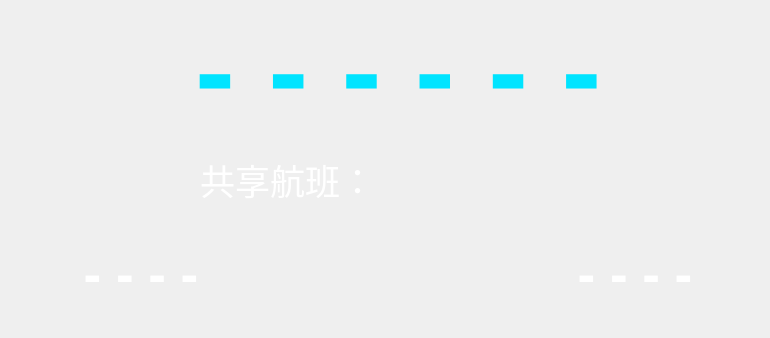
   <widget class="QWidget" name="widget_flight" native="true">
    <property name="geometry">
     <rect>
      <x>15</x>
      <y>15</y>
      <width>770</width>
      <height>338</height>
     </rect>
    </property>
    <property name="font">
     <font>
      <family>Ubuntu</family>
      <pointsize>50</pointsize>
     </font>
    </property>
    <property name="styleSheet">
     <string notr="true">#widget_flight{image: url(:/3实时登机/Images/3实时登机/3.0-3.2/航班号bg.png);}</string>
    </property>
    <widget class="ScrollText_Horizontal" name="label_midPlace">
     <property name="geometry">
      <rect>
       <x>270</x>
       <y>230</y>
       <width>200</width>
       <height>30</height>
      </rect>
     </property>
     <property name="font">
      <font>
       <pointsize>20</pointsize>
       <weight>75</weight>
       <bold>true</bold>
      </font>
     </property>
     <property name="styleSheet">
      <string notr="true">color: rgb(255, 255, 255);</string>
     </property>
     <property name="text">
      <string/>
     </property>
     <property name="textFormat">
      <enum>Qt::AutoText</enum>
     </property>
     <property name="scaledContents">
      <bool>true</bool>
     </property>
     <property name="alignment">
      <set>Qt::AlignCenter</set>
     </property>
    </widget>
    <widget class="QWidget" name="layoutWidget_1">
     <property name="geometry">
      <rect>
       <x>6</x>
       <y>0</y>
       <width>772</width>
       <height>142</height>
      </rect>
     </property>
     <layout class="QHBoxLayout" name="horizontalLayout_11">
      <property name="spacing">
       <number>0</number>
      </property>
      <property name="leftMargin">
       <number>30</number>
      </property>
      <property name="bottomMargin">
       <number>0</number>
      </property>
      <item>
       <widget class="QLabel" name="label_picture_plane">
        <property name="minimumSize">
         <size>
          <width>155</width>
          <height>120</height>
         </size>
        </property>
        <property name="maximumSize">
         <size>
          <width>155</width>
          <height>110</height>
         </size>
        </property>
        <property name="styleSheet">
         <string notr="true">image: url(:/3实时登机/Images/3实时登机/3.0-3.2/矢量剪影飞机.png);</string>
        </property>
        <property name="text">
         <string/>
        </property>
       </widget>
      </item>
      <item>
       <widget class="QLabel" name="label_mainFlightNO_">
        <property name="minimumSize">
         <size>
          <width>580</width>
          <height>140</height>
         </size>
        </property>
        <property name="maximumSize">
         <size>
          <width>580</width>
          <height>140</height>
         </size>
        </property>
        <property name="font">
         <font>
          <pointsize>90</pointsize>
          <weight>75</weight>
          <bold>true</bold>
         </font>
        </property>
        <property name="styleSheet">
         <string notr="true">color: rgb(0, 228, 255);</string>
        </property>
        <property name="text">
         <string>- - - - - -</string>
        </property>
        <property name="alignment">
         <set>Qt::AlignLeading|Qt::AlignLeft|Qt::AlignVCenter</set>
        </property>
       </widget>
      </item>
     </layout>
    </widget>
    <widget class="QWidget" name="layoutWidget_2">
     <property name="geometry">
      <rect>
       <x>10</x>
       <y>240</y>
       <width>751</width>
       <height>71</height>
      </rect>
     </property>
     <layout class="QHBoxLayout" name="horizontalLayout_22">
      <property name="spacing">
       <number>10</number>
      </property>
      <property name="leftMargin">
       <number>20</number>
      </property>
      <item>
       <widget class="ScrollText_Horizontal" name="label_fromPlace">
        <property name="minimumSize">
         <size>
          <width>220</width>
          <height>0</height>
         </size>
        </property>
        <property name="maximumSize">
         <size>
          <width>220</width>
          <height>60</height>
         </size>
        </property>
        <property name="font">
         <font>
          <family>Ubuntu</family>
          <pointsize>40</pointsize>
          <weight>75</weight>
          <bold>true</bold>
         </font>
        </property>
        <property name="styleSheet">
         <string notr="true">color: rgb(255, 255, 255);</string>
        </property>
        <property name="text">
         <string>- - - -</string>
        </property>
        <property name="scaledContents">
         <bool>true</bool>
        </property>
        <property name="alignment">
         <set>Qt::AlignCenter</set>
        </property>
       </widget>
      </item>
      <item>
       <widget class="QLabel" name="label_picture_pointTo">
        <property name="minimumSize">
         <size>
          <width>237</width>
          <height>21</height>
         </size>
        </property>
        <property name="maximumSize">
         <size>
          <width>237</width>
          <height>21</height>
         </size>
        </property>
        <property name="styleSheet">
         <string notr="true">image: url(:/3实时登机/Images/3实时登机/3.0-3.2/形状-2.png);</string>
        </property>
        <property name="text">
         <string/>
        </property>
       </widget>
      </item>
      <item>
       <widget class="ScrollText_Horizontal" name="label_arrivalPlace">
        <property name="minimumSize">
         <size>
          <width>220</width>
          <height>60</height>
         </size>
        </property>
        <property name="maximumSize">
         <size>
          <width>250</width>
          <height>60</height>
         </size>
        </property>
        <property name="font">
         <font>
          <family>Ubuntu</family>
          <pointsize>40</pointsize>
          <weight>75</weight>
          <bold>true</bold>
         </font>
        </property>
        <property name="styleSheet">
         <string notr="true">color: rgb(255, 255, 255);</string>
        </property>
        <property name="text">
         <string>- - - -</string>
        </property>
        <property name="scaledContents">
         <bool>true</bool>
        </property>
        <property name="alignment">
         <set>Qt::AlignCenter</set>
        </property>
       </widget>
      </item>
     </layout>
    </widget>
    <widget class="QWidget" name="layoutWidget_3">
     <property name="geometry">
      <rect>
       <x>200</x>
       <y>150</y>
       <width>371</width>
       <height>61</height>
      </rect>
     </property>
     <layout class="QHBoxLayout" name="horizontalLayout_33">
      <property name="spacing">
       <number>0</number>
      </property>
      <item>
       <widget class="QLabel" name="label_text_shareFlight">
        <property name="font">
         <font>
          <pointsize>26</pointsize>
         </font>
        </property>
        <property name="styleSheet">
         <string notr="true">color: rgb(255, 255, 255);</string>
        </property>
        <property name="text">
         <string>共享航班：
</string>
        </property>
        <property name="textFormat">
         <enum>Qt::RichText</enum>
        </property>
       </widget>
      </item>
      <item>
       <widget class="ScrollText_Vertical" name="ScrollText_shareFlight" native="true">
        <property name="maximumSize">
         <size>
          <width>16777215</width>
          <height>16777215</height>
         </size>
        </property>
        <property name="font">
         <font>
          <family>Ubuntu</family>
          <pointsize>26</pointsize>
          <weight>75</weight>
          <italic>false</italic>
          <bold>true</bold>
         </font>
        </property>
        <property name="styleSheet">
         <string notr="true">color: #0fff7a;
font: bold 26pt &quot;Ubuntu&quot;;</string>
        </property>
       </widget>
      </item>
     </layout>
    </widget>
   </widget>
